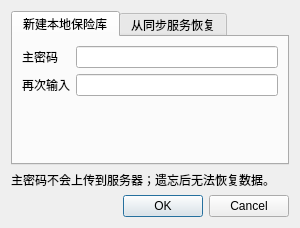
<?xml version="1.0" encoding="UTF-8"?>
<ui version="4.0">
 <class>CreateVaultDialog</class>
 <widget class="QDialog" name="CreateVaultDialog">
  <property name="geometry">
   <rect>
    <x>0</x>
    <y>0</y>
    <width>300</width>
    <height>217</height>
   </rect>
  </property>
  <property name="windowTitle">
   <string>初始化保险库</string>
  </property>
  <layout class="QVBoxLayout" name="verticalLayout">
   <item>
    <widget class="QTabWidget" name="tabWidget">
     <property name="currentIndex">
      <number>0</number>
     </property>
     <widget class="QWidget" name="tabCreate">
      <attribute name="title">
       <string>新建本地保险库</string>
      </attribute>
      <layout class="QFormLayout" name="createLayout">
       <item row="0" column="0">
        <widget class="QLabel" name="labelCreatePassword">
         <property name="text">
          <string>主密码</string>
         </property>
        </widget>
       </item>
       <item row="0" column="1">
        <widget class="QLineEdit" name="editCreatePassword">
         <property name="echoMode">
          <enum>QLineEdit::EchoMode::Password</enum>
         </property>
        </widget>
       </item>
       <item row="1" column="0">
        <widget class="QLabel" name="labelCreateConfirm">
         <property name="text">
          <string>再次输入</string>
         </property>
        </widget>
       </item>
       <item row="1" column="1">
        <widget class="QLineEdit" name="editCreateConfirm">
         <property name="echoMode">
          <enum>QLineEdit::EchoMode::Password</enum>
         </property>
        </widget>
       </item>
      </layout>
     </widget>
     <widget class="QWidget" name="tabRestore">
      <attribute name="title">
       <string>从同步服务恢复</string>
      </attribute>
      <layout class="QFormLayout" name="restoreLayout">
       <item row="0" column="0">
        <widget class="QLabel" name="labelRestoreUrl">
         <property name="text">
          <string>服务器地址</string>
         </property>
        </widget>
       </item>
       <item row="0" column="1">
        <widget class="QLineEdit" name="editRestoreUrl">
         <property name="placeholderText">
          <string>http://127.0.0.1:18765</string>
         </property>
        </widget>
       </item>
       <item row="1" column="0">
        <widget class="QLabel" name="labelRestoreToken">
         <property name="text">
          <string>访问令牌</string>
         </property>
        </widget>
       </item>
       <item row="1" column="1">
        <widget class="QLineEdit" name="editRestoreToken"/>
       </item>
       <item row="2" column="0">
        <widget class="QLabel" name="labelRestorePassword">
         <property name="text">
          <string>主密码</string>
         </property>
        </widget>
       </item>
       <item row="2" column="1">
        <widget class="QLineEdit" name="editRestorePassword">
         <property name="echoMode">
          <enum>QLineEdit::EchoMode::Password</enum>
         </property>
        </widget>
       </item>
       <item row="3" column="0">
        <widget class="QLabel" name="labelRestoreConfirm">
         <property name="text">
          <string>再次输入</string>
         </property>
        </widget>
       </item>
       <item row="3" column="1">
        <widget class="QLineEdit" name="editRestoreConfirm">
         <property name="echoMode">
          <enum>QLineEdit::EchoMode::Password</enum>
         </property>
        </widget>
       </item>
      </layout>
     </widget>
    </widget>
   </item>
   <item>
    <widget class="QLabel" name="labelMessage">
     <property name="text">
      <string>主密码不会上传到服务器；遗忘后无法恢复数据。</string>
     </property>
     <property name="wordWrap">
      <bool>true</bool>
     </property>
    </widget>
   </item>
   <item>
    <widget class="QDialogButtonBox" name="buttonBox">
     <property name="orientation">
      <enum>Qt::Orientation::Horizontal</enum>
     </property>
     <property name="standardButtons">
      <set>QDialogButtonBox::StandardButton::Cancel|QDialogButtonBox::StandardButton::Ok</set>
     </property>
    </widget>
   </item>
  </layout>
 </widget>
 <resources/>
 <connections>
  <connection>
   <sender>buttonBox</sender>
   <signal>accepted()</signal>
   <receiver>CreateVaultDialog</receiver>
   <slot>accept()</slot>
   <hints>
    <hint type="sourcelabel">
     <x>20</x>
     <y>20</y>
    </hint>
    <hint type="destinationlabel">
     <x>20</x>
     <y>20</y>
    </hint>
   </hints>
  </connection>
  <connection>
   <sender>buttonBox</sender>
   <signal>rejected()</signal>
   <receiver>CreateVaultDialog</receiver>
   <slot>reject()</slot>
   <hints>
    <hint type="sourcelabel">
     <x>20</x>
     <y>20</y>
    </hint>
    <hint type="destinationlabel">
     <x>20</x>
     <y>20</y>
    </hint>
   </hints>
  </connection>
 </connections>
</ui>
